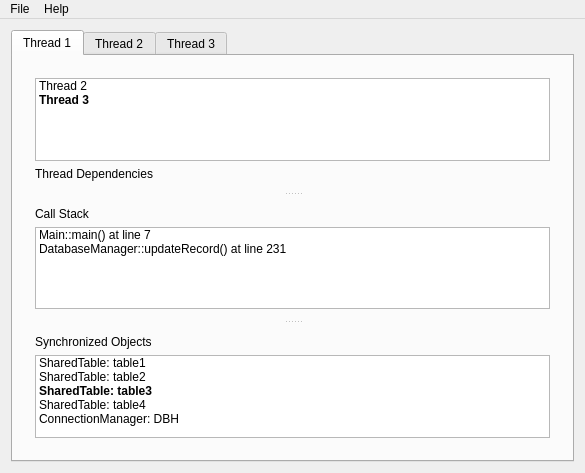
<?xml version="1.0" encoding="UTF-8"?>
<ui version="4.0">
 <class>MainWindow</class>
 <widget class="QMainWindow" name="MainWindow">
  <property name="geometry">
   <rect>
    <x>0</x>
    <y>0</y>
    <width>585</width>
    <height>473</height>
   </rect>
  </property>
  <property name="windowTitle">
   <string>MainWindow</string>
  </property>
  <widget class="QWidget" name="centralWidget">
   <layout class="QVBoxLayout" name="verticalLayout">
    <item>
     <widget class="QTabWidget" name="tabWidget">
      <property name="enabled">
       <bool>true</bool>
      </property>
      <property name="tabShape">
       <enum>QTabWidget::Rounded</enum>
      </property>
      <property name="currentIndex">
       <number>0</number>
      </property>
      <widget class="QWidget" name="tab">
       <attribute name="title">
        <string>Thread 1</string>
       </attribute>
       <layout class="QVBoxLayout" name="verticalLayout_5">
        <item>
         <widget class="QSplitter" name="splitter">
          <property name="orientation">
           <enum>Qt::Vertical</enum>
          </property>
          <widget class="QWidget" name="verticalLayoutWidget">
           <layout class="QVBoxLayout" name="verticalLayout_2">
            <item>
             <widget class="QListWidget" name="listWidget">
              <item>
               <property name="text">
                <string>Thread 2</string>
               </property>
              </item>
              <item>
               <property name="text">
                <string>Thread 3</string>
               </property>
               <property name="font">
                <font>
                 <weight>75</weight>
                 <bold>true</bold>
                </font>
               </property>
              </item>
             </widget>
            </item>
            <item>
             <widget class="QLabel" name="label">
              <property name="text">
               <string>Thread Dependencies</string>
              </property>
             </widget>
            </item>
           </layout>
          </widget>
          <widget class="QWidget" name="verticalLayoutWidget_2">
           <layout class="QVBoxLayout" name="verticalLayout_3">
            <item>
             <widget class="QLabel" name="label_2">
              <property name="text">
               <string>Call Stack</string>
              </property>
             </widget>
            </item>
            <item>
             <widget class="QListWidget" name="listWidget_3">
              <item>
               <property name="text">
                <string>Main::main() at line 7</string>
               </property>
              </item>
              <item>
               <property name="text">
                <string>DatabaseManager::updateRecord() at line 231</string>
               </property>
              </item>
             </widget>
            </item>
           </layout>
          </widget>
          <widget class="QWidget" name="verticalLayoutWidget_3">
           <layout class="QVBoxLayout" name="verticalLayout_4">
            <item>
             <widget class="QLabel" name="label_3">
              <property name="text">
               <string>Synchronized Objects</string>
              </property>
             </widget>
            </item>
            <item>
             <widget class="QListWidget" name="listWidget_2">
              <item>
               <property name="text">
                <string>SharedTable: table1</string>
               </property>
              </item>
              <item>
               <property name="text">
                <string>SharedTable: table2</string>
               </property>
              </item>
              <item>
               <property name="text">
                <string>SharedTable: table3</string>
               </property>
               <property name="font">
                <font>
                 <weight>75</weight>
                 <bold>true</bold>
                </font>
               </property>
              </item>
              <item>
               <property name="text">
                <string>SharedTable: table4</string>
               </property>
              </item>
              <item>
               <property name="text">
                <string>ConnectionManager: DBH</string>
               </property>
              </item>
             </widget>
            </item>
           </layout>
          </widget>
         </widget>
        </item>
       </layout>
      </widget>
      <widget class="QWidget" name="tab_2">
       <attribute name="title">
        <string>Thread 2</string>
       </attribute>
      </widget>
      <widget class="QWidget" name="tab_3">
       <attribute name="title">
        <string>Thread 3</string>
       </attribute>
      </widget>
     </widget>
    </item>
   </layout>
  </widget>
  <widget class="QMenuBar" name="menuBar">
   <property name="geometry">
    <rect>
     <x>0</x>
     <y>0</y>
     <width>585</width>
     <height>21</height>
    </rect>
   </property>
   <widget class="QMenu" name="menuFile">
    <property name="title">
     <string>File</string>
    </property>
    <addaction name="actionExit"/>
    <addaction name="actionAddTab"/>
   </widget>
   <widget class="QMenu" name="menuHelp">
    <property name="title">
     <string>Help</string>
    </property>
    <addaction name="actionAbout"/>
   </widget>
   <addaction name="menuFile"/>
   <addaction name="menuHelp"/>
  </widget>
  <action name="actionExit">
   <property name="text">
    <string>Exit</string>
   </property>
  </action>
  <action name="actionAbout">
   <property name="text">
    <string>About</string>
   </property>
  </action>
  <action name="actionAddTab">
   <property name="text">
    <string>AddTab</string>
   </property>
  </action>
 </widget>
 <layoutdefault spacing="6" margin="11"/>
 <resources/>
 <connections/>
</ui>
